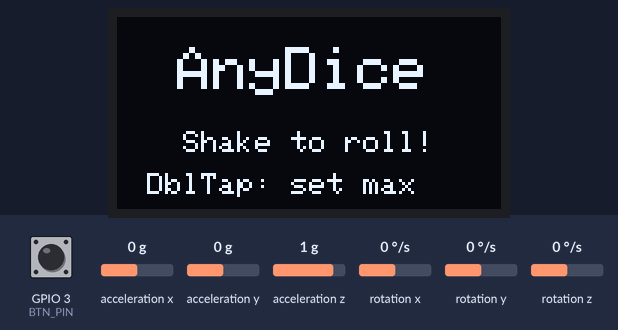
This sketch was run on a simulated ESP32. On the bench: 128×64 one-colour display. The test bench sets the inputs (shaded band); at power-on: GPIO 3 (BTN_PIN) HIGH, acceleration x 0 g, acceleration y 0 g, acceleration z 1 g, rotation x 0 °/s, rotation y 0 °/s, rotation z 0 °/s. Random numbers use the default seed unless the sketch sets one.

Above: at 0.1 s.
At 4.7 s:
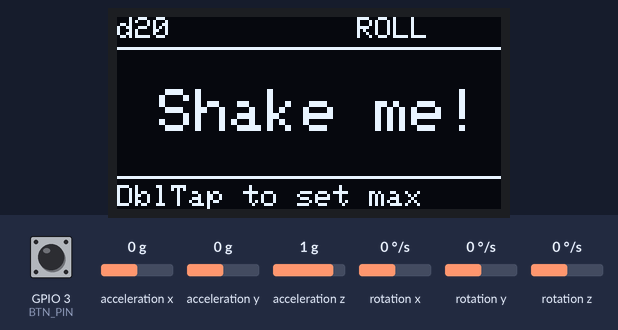
4.8 s: GPIO 3 (BTN_PIN) pulsed LOW 5 times (0.12 s each, 0.3 s apart)
At 5.7 s:
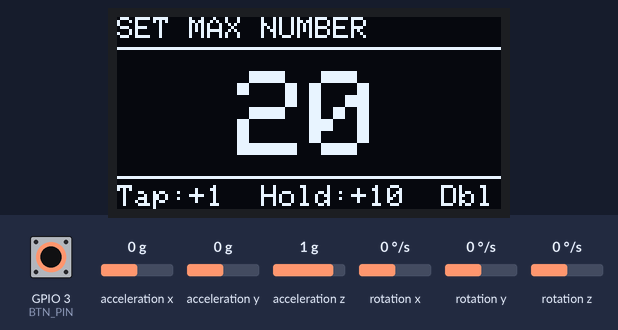
Timing chart, 0 to 7.8 s (numbered marks = the images above; inputs shaded):
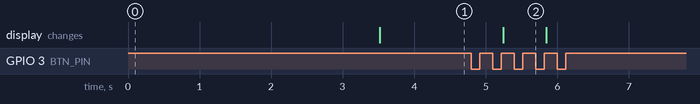

Measured:
- after the input at 4.8 s, the display: changes after 0.45 s (image 2)

The sketch:

firmware.ino
```cpp
#include <Wire.h>
#include <Adafruit_GFX.h>
#include <Adafruit_SH110X.h>
#include <MPU6050_light.h>

#define SCREEN_W   128
#define SCREEN_H   64
#define OLED_ADDR  0x3C

Adafruit_SH1106G display(SCREEN_W, SCREEN_H, &Wire, -1);
MPU6050 mpu(Wire);

#define BTN_PIN         3
#define DEBOUNCE_MS     40
#define DOUBLE_TAP_MS   350
#define HOLD_MS         600
#define HOLD_REPEAT_MS  150

#define SHAKE_THRESHOLD  1.8f
#define SHAKE_SETTLE_MS  600

enum Mode { ROLL_MODE, SET_MODE };

int   maxNum      = 20;
int   lastRoll    = 0;
Mode  currentMode = ROLL_MODE;
bool  rolling     = false;

unsigned long rollStartMs    = 0;
unsigned long lastShakeMs    = 0;
unsigned long btnDownMs      = 0;
unsigned long lastTapMs      = 0;
unsigned long lastHoldRepeat = 0;

bool btnPressed    = false;
bool btnWasPressed = false;
bool holdFired     = false;
bool seedDone      = false;

int tapCount = 0;

void setup() {
  Serial.begin(115200);

  pinMode(BTN_PIN, INPUT_PULLUP);
  Wire.begin(4, 5);

  if (!display.begin(OLED_ADDR, true)) {
    Serial.println("OLED init failed");
    while (true) delay(100);
  }

  display.clearDisplay();
  display.setTextColor(SH110X_WHITE);
  showSplash();

  byte mpuStatus = mpu.begin();
  if (mpuStatus != 0) {
    Serial.print("MPU error: ");
    Serial.println(mpuStatus);
    showError("MPU6050\nNot Found");
    while (true) delay(100);
  }

  mpu.calcOffsets();
  seedRNG();
  showRollScreen();
}

void loop() {
  mpu.update();
  handleButton();
  handleShake();

  if (rolling) {
    animateRoll();
    if (millis() - lastShakeMs > SHAKE_SETTLE_MS) {
      finishRoll();
    }
  }
}

void handleShake() {
  if (currentMode != ROLL_MODE) return;

  float ax = mpu.getAccX();
  float ay = mpu.getAccY();
  float az = mpu.getAccZ();
  float mag = sqrt(ax*ax + ay*ay + az*az);
  float delta = abs(mag - 1.0f);

  if (delta > SHAKE_THRESHOLD) {
    lastShakeMs = millis();
    if (!rolling) {
      rolling = true;
      rollStartMs = millis();
    }
  }
}

void finishRoll() {
  rolling  = false;
  lastRoll = random(1, maxNum + 1);
  showRollScreen();
}

void handleButton() {
  bool raw = (digitalRead(BTN_PIN) == LOW);

  static bool debounced = false;
  static unsigned long lastChange = 0;

  if (raw != debounced) {
    if (millis() - lastChange > DEBOUNCE_MS) {
      debounced  = raw;
      lastChange = millis();
      onBtnChange(debounced);
    }
  }

  if (currentMode == SET_MODE && debounced && holdFired) {
    if (millis() - lastHoldRepeat > HOLD_REPEAT_MS) {
      lastHoldRepeat = millis();
      changeMax(+10);
    }
  }

  if (tapCount == 1 && (millis() - lastTapMs > DOUBLE_TAP_MS)) {
    tapCount = 0;
    onSingleTap();
  }
}

void onBtnChange(bool pressed) {
  if (pressed) {
    btnDownMs      = millis();
    holdFired      = false;
    lastHoldRepeat = millis();
  } else {
    unsigned long held = millis() - btnDownMs;

    if (held >= HOLD_MS && !holdFired) {
      if (currentMode == SET_MODE) {
        holdFired = true;
        changeMax(+10);
      }
    }

    if (!holdFired) {
      unsigned long now = millis();
      if (tapCount == 1 && (now - lastTapMs <= DOUBLE_TAP_MS)) {
        tapCount = 0;
        onDoubleTap();
      } else {
        tapCount  = 1;
        lastTapMs = now;
      }
    }

    if (held >= HOLD_MS) holdFired = true;
  }
}

void onSingleTap() {
  if (currentMode == SET_MODE) {
    changeMax(+1);
  }
}

void onDoubleTap() {
  if (currentMode == ROLL_MODE) {
    currentMode = SET_MODE;
    showSetScreen();
  } else {
    currentMode = ROLL_MODE;
    showRollScreen();
  }
}

void changeMax(int delta) {
  maxNum += delta;
  if (maxNum < 2)    maxNum = 2;
  if (maxNum > 9999) maxNum = 9999;
  showSetScreen();
}

void showSplash() {
  display.clearDisplay();
  display.setTextSize(2);
  display.setCursor(20, 10);
  display.print("AnyDice");
  display.setTextSize(1);
  display.setCursor(22, 38);
  display.print("Shake to roll!");
  display.setCursor(10, 52);
  display.print("DblTap: set max");
  display.display();
  delay(2000);
}

void showRollScreen() {
  display.clearDisplay();

  display.setTextSize(1);
  display.setCursor(0, 0);
  display.print("d");
  display.print(maxNum);
  display.setCursor(80, 0);
  display.print("ROLL");
  display.drawLine(0, 10, 127, 10, SH110X_WHITE);

  if (lastRoll == 0) {
    display.setTextSize(2);
    display.setCursor(14, 24);
    display.print("Shake me!");
  } else {
    String s = String(lastRoll);
    int textSize = (lastRoll < 100) ? 4 : 3;
    display.setTextSize(textSize);
    int x = (SCREEN_W - s.length() * 6 * textSize) / 2;
    display.setCursor(max(0, x), 18);
    display.print(lastRoll);
  }

  display.drawLine(0, 53, 127, 53, SH110X_WHITE);
  display.setTextSize(1);
  display.setCursor(0, 56);
  display.print("DblTap to set max");
  display.display();
}

void showSetScreen() {
  display.clearDisplay();

  display.setTextSize(1);
  display.setCursor(0, 0);
  display.print("SET MAX NUMBER");
  display.drawLine(0, 10, 127, 10, SH110X_WHITE);

  String s = String(maxNum);
  int textSize = (maxNum < 100) ? 4 : 3;
  display.setTextSize(textSize);
  int x = (SCREEN_W - (int)s.length() * 6 * textSize) / 2;
  display.setCursor(max(0, x), 18);
  display.print(maxNum);

  display.drawLine(0, 53, 127, 53, SH110X_WHITE);
  display.setTextSize(1);
  display.setCursor(0, 56);
  display.print("Tap:+1  Hold:+10  Dbl:OK");
  display.display();
}

void animateRoll() {
  static unsigned long lastFrame = 0;
  if (millis() - lastFrame < 80) return;
  lastFrame = millis();

  int n = random(1, maxNum + 1);

  display.clearDisplay();
  display.setTextSize(1);
  display.setCursor(0, 0);
  display.print("d");
  display.print(maxNum);
  display.setCursor(70, 0);
  display.print("ROLLING..");
  display.drawLine(0, 10, 127, 10, SH110X_WHITE);

  String s = String(n);
  int textSize = (maxNum < 100) ? 4 : 3;
  display.setTextSize(textSize);
  int x = (SCREEN_W - (int)s.length() * 6 * textSize) / 2;
  display.setCursor(max(0, x), 18);
  display.print(n);
  display.display();
}

void showError(const char* msg) {
  display.clearDisplay();
  display.setTextSize(1);
  display.setCursor(0, 0);
  display.print("ERROR:");
  display.setCursor(0, 16);
  display.print(msg);
  display.display();
}

void seedRNG() {
  uint32_t seed = 0;
  for (int i = 0; i < 64; i++) {
    mpu.update();
    seed ^= (uint32_t)(mpu.getAccX() * 100000) << (i % 3);
    seed ^= (uint32_t)(mpu.getAccY() * 100000) << ((i + 1) % 5);
    seed ^= (uint32_t)(mpu.getAccZ() * 100000) << ((i + 2) % 7);
    seed ^= esp_random();
    delay(5);
  }
  randomSeed(seed);
}
```
